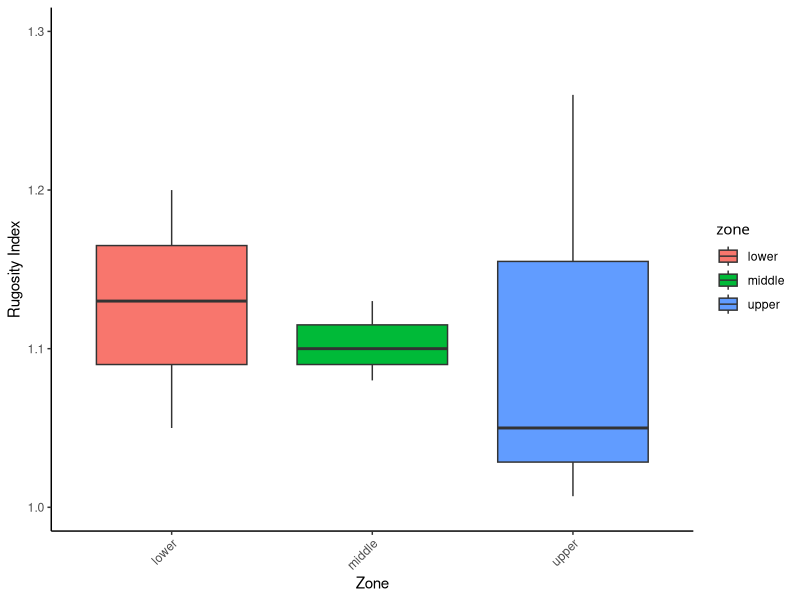

Here is the R script that generated this plot:
# SHEET 4: RUGOSITY
# January 2025 

# import required libraries
library(tidyverse)
library(car)
library(readxl)

# import datasets
rugosity <- read_excel("quadrat_data_sheets/rugosity.xlsx")
View(rugosity)

# Summary of rugosity index by section and zone
summary(rugosity)
aggregate(rugosity_index ~ section + zone, data = rugosity, FUN = mean)

# BOX PLOTS

# Rugosity by zone
ggplot(rugosity, aes(x = zone, y = rugosity_index, fill = zone)) +
  geom_boxplot() +
  labs(x = "Zone", y = "Rugosity Index") +
  scale_y_continuous(limits = c(1, 1.3)) +
  theme(
    axis.text.x = element_text(angle = 45, hjust = 1),
    legend.key = element_blank(),  
    legend.background = element_rect(fill = NA),  
    legend.title = element_text("Osculum"),
    panel.grid.major = element_blank(),
    panel.grid.minor = element_blank(),
    panel.background = element_rect(fill = "white"),
    plot.background = element_rect(fill = "white"),
    axis.line = element_line(colour = "black")
  )

# anova
anova_rugosity <- aov(rugosity_index ~ zone, data = rugosity)
summary(anova_rugosity)

# check assumptions
shapiro.test(residuals(anova_rugosity))

leveneTest(rugosity_index ~ zone, data = rugosity)
# box plot shows some variation but ANOVA insignificant. 

